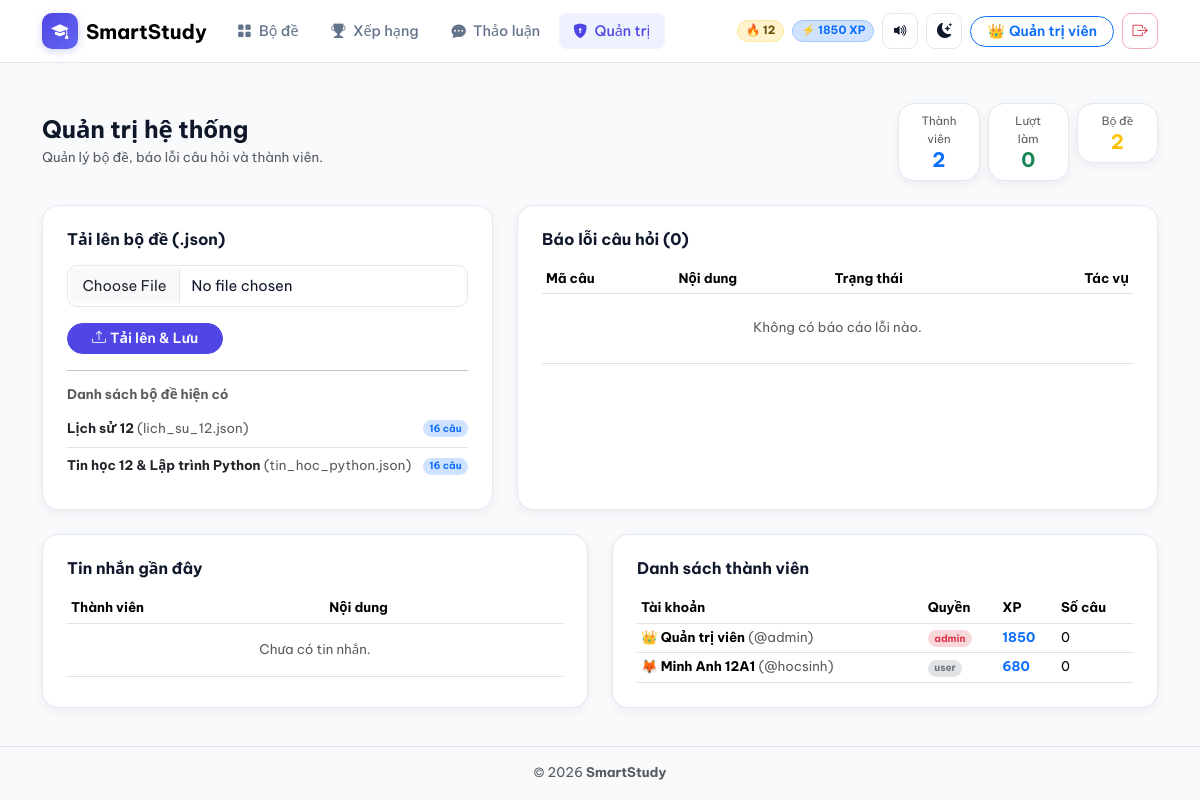
Page /admin/ (signed in) on the committed database.
### models.py (models this page shows, shortened)
class User(UserMixin, db.Model):
    __tablename__ = "users"
    id = db.Column(db.Integer, primary_key=True)
    username = db.Column(db.String(50), unique=True, nullable=False, index=True)
    display_name = db.Column(db.String(80), nullable=False)
    password_hash = db.Column(db.String(256), nullable=False)
    avatar = db.Column(db.String(120), default="🎓")
    role = db.Column(db.String(20), default="user")  # 'user' hoặc 'admin'
    xp = db.Column(db.Integer, default=0)
    streak_days = db.Column(db.Integer, default=0)
    last_study_date = db.Column(db.Date, nullable=True)
    daily_goal = db.Column(db.Integer, default=10)
    questions_done_today = db.Column(db.Integer, default=0)
    total_questions_answered = db.Column(db.Integer, default=0)
    created_at = db.Column(db.DateTime, default=datetime.utcnow)
    attempts = db.relationship("QuizAttempt", backref="user", lazy="dynamic", cascade="all, delete-orphan")
    wrong_questions = db.relationship("WrongQuestion", backref="user", lazy="dynamic", cascade="all, delete-orphan")
    bookmarks = db.relationship("Bookmark", backref="user", lazy="dynamic", cascade="all, delete-orphan")
    badges = db.relationship("UserBadge", backref="user", lazy="dynamic", cascade="all, delete-orphan")
    reviews = db.relationship("Review", backref="user", lazy="dynamic", cascade="all, delete-orphan")
    reports = db.relationship("QuestionReport", backref="user", lazy="dynamic", cascade="all, delete-orphan")
    messages = db.relationship("ChatMessage", backref="user", lazy="dynamic", cascade="all, delete-orphan")

### routes/admin.py (the view)
@admin_bp.route("/")
@admin_required
def dashboard():
    total_users = User.query.count()
    total_attempts = QuizAttempt.query.count()
    reports = QuestionReport.query.order_by(QuestionReport.created_at.desc()).limit(50).all()
    chat_messages = ChatMessage.query.order_by(ChatMessage.created_at.desc()).limit(50).all()
    users = User.query.order_by(User.xp.desc()).limit(30).all()
    subjects = load_all_subjects()
    return render_template(
        "admin.html",
        total_users=total_users,
        total_attempts=total_attempts,
        reports=reports,
        chat_messages=chat_messages,
        users=users,
        subjects=subjects
    )

### templates/admin.html (shortened to what this page needs)
{% extends "base.html" %}
{% block content %}
<div class="d-flex flex-column flex-md-row justify-content-between align-items-md-center gap-3 mb-4">
    <div>
        <h1 class="h4 fw-bold mb-1">Quản trị hệ thống</h1>
        <p class="text-muted small mb-0">Quản lý bộ đề, báo lỗi câu hỏi và thành viên.</p>
    </div>
    <div class="row g-2">
        <div class="col-4">
            <div class="card-smart px-3 py-2 text-center">
                <div class="text-muted" style="font-size: 0.72rem;">Thành viên</div>
                <div class="h5 fw-bold text-primary mb-0">{{ total_users }}</div>
            </div>
        </div>
        <div class="col-4">
            <div class="card-smart px-3 py-2 text-center">
                <div class="text-muted" style="font-size: 0.72rem;">Lượt làm</div>
                <div class="h5 fw-bold text-success mb-0">{{ total_attempts }}</div>
            </div>
        </div>
        <div class="col-4">
            <div class="card-smart px-3 py-2 text-center">
                <div class="text-muted" style="font-size: 0.72rem;">Bộ đề</div>
                <div class="h5 fw-bold text-warning mb-0">{{ subjects|length }}</div>
            </div>
        </div>
    </div>
</div>
<div class="row g-4 mb-4">
    <div class="col-lg-5">
        <div class="card-smart p-3 p-md-4 h-100">
            <h2 class="h6 fw-bold mb-3">Tải lên bộ đề (.json)</h2>
            <form action="{{ url_for('admin.upload_json') }}" method="POST" enctype="multipart/form-data">
                <div class="mb-3">
                    <input type="file" name="json_file" accept=".json" class="form-control" required>
                </div>
                <button type="submit" class="btn btn-primary btn-sm rounded-pill px-4 fw-semibold">
                    <i class="bi bi-upload me-1"></i>Tải lên & Lưu
                </button>
            </form>
            <hr class="my-3">
            <h3 class="small fw-bold text-muted mb-2">Danh sách bộ đề hiện có</h3>
            <ul class="list-group list-group-flush small">
                {% for s in subjects %}
                <li class="list-group-item d-flex justify-content-between align-items-center bg-transparent px-0 py-2">
                    <span class="text-truncate me-2"><strong>{{ s.subject }}</strong> <span class="text-muted">({{ s.filename }})</span></span>
                    <span class="badge bg-primary-subtle text-primary rounded-pill">{{ s.question_count }} câu</span>
                </li>
                {% endfor %}
            </ul>
        </div>
    </div>
    <div class="col-lg-7">
        <div class="card-smart p-3 p-md-4 h-100">
            <h2 class="h6 fw-bold mb-3">Báo lỗi câu hỏi ({{ reports|length }})</h2>
            <div class="table-responsive">
                <table class="table table-sm align-middle mb-0">
                    <thead>
                        <tr class="small text-muted">
                            <th>Mã câu</th>
                            <th>Nội dung</th>
                            <th>Trạng thái</th>
                            <th class="text-end">Tác vụ</th>
                        </tr>
                    </thead>
                    <tbody class="small">
                        {% for r in reports %}
                        <tr>
                            <td>
                                <div class="fw-bold">{{ r.question_id }}</div>
                                <div class="text-muted" style="font-size: 0.7rem;">{{ r.subject_file }}</div>
                            </td>
                            <td>{{ r.reason }}</td>
                            <td>
                                {% if r.status == 'resolved' %}
                                <span class="badge bg-success-subtle text-success rounded-pill">Đã xử lý</span>
                                {% else %}
                                <span class="badge bg-warning-subtle text-warning-emphasis rounded-pill">Chờ xử lý</span>
                                {% endif %}
                            </td>
                            <td class="text-end">
                                {% if r.status != 'resolved' %}
                                <form action="{{ url_for('admin.resolve_report', report_id=r.id) }}" method="POST" class="d-inline">
                                    <input type="hidden" name="csrf_token" value="{{ csrf_token() }}">
                                    <button type="submit" class="btn btn-sm btn-outline-success rounded-pill py-0 px-2">Xong</button>
                                </form>
                                {% endif %}
                            </td>
                        </tr>
                        {% else %}
                        <tr>
                            <td colspan="4" class="text-center text-muted py-4">Không có báo cáo lỗi nào.</td>
                        </tr>
                        {% endfor %}
                    </tbody>
                </table>
            </div>
        </div>
    </div>
</div>
<div class="row g-4">
    <div class="col-lg-6">
        <div class="card-smart p-3 p-md-4 h-100">
            <h2 class="h6 fw-bold mb-3">Tin nhắn gần đây</h2>
            <div class="table-responsive">
                <table class="table table-sm align-middle mb-0">
                    <thead>
                        <tr class="small text-muted">
                            <th>Thành viên</th>
                            <th>Nội dung</th>
                            <th class="text-end"></th>
                        </tr>
                    </thead>
                    <tbody class="small">
                        {% for m in chat_messages %}
                        <tr>
                            <td class="fw-semibold text-nowrap">{{ m.user.avatar }} {{ m.user.display_name }}</td>
                            <td>{{ m.content }}</td>
                            <td class="text-end">
                                <form action="{{ url_for('admin.delete_chat_message', msg_id=m.id) }}" method="POST" class="d-inline">
                                    <input type="hidden" name="csrf_token" value="{{ csrf_token() }}">
                                    <button type="submit" class="btn btn-sm btn-outline-danger rounded-pill py-0 px-2">Xóa</button>
                                </form>
                            </td>
                        </tr>
                        {% else %}
                        <tr>
                            <td colspan="3" class="text-center text-muted py-3">Chưa có tin nhắn.</td>
                        </tr>
                        {% endfor %}
                    </tbody>
                </table>
            </div>
        </div>
    </div>
    <div class="col-lg-6">
        <div class="card-smart p-3 p-md-4 h-100">
            <h2 class="h6 fw-bold mb-3">Danh sách thành viên</h2>
            <div class="table-responsive">
                <table class="table table-sm align-middle mb-0">
                    <thead>
                        <tr class="small text-muted">
                            <th>Tài khoản</th>
                            <th>Quyền</th>
                            <th>XP</th>
                            <th>Số câu</th>
                        </tr>
                    </thead>
                    <tbody class="small">
                        {% for u in users %}
                        <tr>
                            <td>
                                <strong>{{ u.avatar }} {{ u.display_name }}</strong>
                                <span class="text-muted">(@{{ u.username }})</span>
                            </td>
                            <td>
                                <span class="badge {% if u.role == 'admin' %}bg-danger-subtle text-danger{% else %}bg-secondary-subtle text-secondary{% endif %} rounded-pill">
                                    {{ u.role }}
                                </span>
                            </td>
                            <td class="fw-bold text-primary">{{ u.xp }}</td>
                            <td>{{ u.total_questions_answered }}</td>
                        </tr>
                        {% endfor %}
                    </tbody>
                </table>
            </div>
        </div>
    </div>
</div>
{% endblock %}

### templates/base.html (shortened to what this page needs)
<!DOCTYPE html>
<html lang="vi" data-bs-theme="light">
<head>
    <link href="https://cdn.jsdelivr.net/npm/bootstrap@5.3.3/dist/css/bootstrap.min.css" rel="stylesheet">
    <link href="https://cdn.jsdelivr.net/npm/bootstrap-icons@1.11.3/font/bootstrap-icons.min.css" rel="stylesheet">
    <link rel="stylesheet" href="{{ url_for('static', filename='css/style.css') }}">
</head>
<body>
    <nav class="navbar navbar-expand-lg navbar-smart sticky-top py-2">
        <div class="container">
            <a class="navbar-brand fw-bold d-flex align-items-center gap-2 m-0" href="{{ url_for('main.index') }}">
                <span class="brand-logo"><i class="bi bi-mortarboard-fill"></i></span>
                <span>SmartStudy</span>
            </a>
            <div class="collapse navbar-collapse d-none d-lg-flex ms-3" id="mainNavbar">
                <ul class="navbar-nav me-auto gap-1">
                    <li class="nav-item">
                        <a class="nav-link nav-pill-link {% if request.endpoint == 'main.index' or 'quiz.' in (request.endpoint or '') %}active{% endif %}" href="{{ url_for('main.index') }}">
                            <i class="bi bi-grid-fill"></i> Bộ đề
                        </a>
                    </li>
                    <li class="nav-item">
                        <a class="nav-link nav-pill-link {% if request.endpoint == 'main.leaderboard' %}active{% endif %}" href="{{ url_for('main.leaderboard') }}">
                            <i class="bi bi-trophy-fill"></i> Xếp hạng
                        </a>
                    </li>
                    <li class="nav-item">
                        <a class="nav-link nav-pill-link {% if request.endpoint == 'main.chat' %}active{% endif %}" href="{{ url_for('main.chat') }}">
                            <i class="bi bi-chat-dots-fill"></i> Thảo luận
                        </a>
                    </li>
                    {% if current_user.is_authenticated and current_user.role == 'admin' %}
                    <li class="nav-item">
                        <a class="nav-link nav-pill-link {% if 'admin.' in (request.endpoint or '') %}active{% endif %}" href="{{ url_for('admin.dashboard') }}">
                            <i class="bi bi-shield-lock-fill"></i> Quản trị
                        </a>
                    </li>
                    {% endif %}
                </ul>
            </div>
            <div class="d-flex align-items-center gap-2 ms-auto">
                {% if current_user.is_authenticated %}
                <span class="badge bg-warning-subtle text-warning-emphasis border border-warning-subtle rounded-pill px-2 py-1 d-none d-sm-inline-flex align-items-center gap-1" title="Chuỗi ngày học">
                    🔥 {{ current_user.streak_days }}
                </span>
                <span class="badge bg-primary-subtle text-primary border border-primary-subtle rounded-pill px-2 py-1 d-inline-flex align-items-center gap-1" title="Điểm kinh nghiệm">
                    ⚡ {{ current_user.xp }} XP
                </span>
                {% endif %}
                <button id="soundToggleBtn" type="button" class="icon-btn" title="Bật/Tắt âm thanh">
                </button>
                <button id="themeToggleBtn" type="button" class="icon-btn" title="Giao diện Sáng/Tối">
                    <i id="themeToggleIcon" class="bi bi-moon-stars-fill"></i>
                </button>
                {% if current_user.is_authenticated %}
                <a href="{{ url_for('main.profile') }}" class="btn btn-sm btn-outline-primary rounded-pill fw-semibold d-none d-md-inline-flex align-items-center gap-1 px-3">
                    <span>{{ current_user.avatar }}</span>
                    <span>{{ current_user.display_name }}</span>
                </a>
                <a href="{{ url_for('auth.logout') }}" class="icon-btn text-danger border-danger-subtle" title="Đăng xuất">
                    <i class="bi bi-box-arrow-right"></i>
                </a>
                {% else %}
                <a href="{{ url_for('auth.login') }}" class="btn btn-sm btn-outline-primary rounded-pill px-3 fw-medium">Đăng nhập</a>
                <a href="{{ url_for('auth.register') }}" class="btn btn-sm btn-primary rounded-pill px-3 fw-medium d-none d-sm-inline-block">Đăng ký</a>
                {% endif %}
            </div>
        </div>
    </nav>
    <main class="container my-3 my-md-4 flex-grow-1">
        {% block content %}{% endblock %}
    </main>
    <footer class="py-3 mt-auto border-top text-center text-muted small desktop-footer">
        <div class="container">
            <span>© 2026 <strong>SmartStudy</strong></span>
        </div>
    </footer>
</body>
</html>

### rows in the picture
User: streak_days "12", xp "1850", avatar "👑", display_name "Quản trị viên", username "admin", role "admin", total_questions_answered "0"
User: avatar "🦊", display_name "Minh Anh 12A1", username "hocsinh", role "user", xp "680", total_questions_answered "0"

### other values in the picture
{{ total_users }} "2"
{{ total_attempts }} "0"
{{ subjects|length }} "2"
{{ s.subject }} "Lịch sử 12" "Tin học 12 & Lập trình Python"
{{ s.filename }} "lich_su_12.json" "tin_hoc_python.json"
{{ s.question_count }} "16" "16"
{{ reports|length }} "0"
